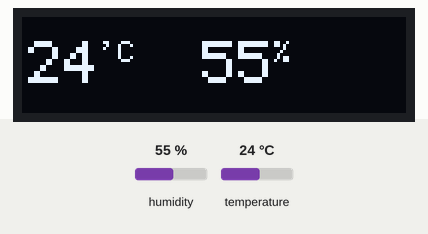
A sketch run on a simulated Arduino Uno, built with avr-gcc and run on an emulated ATmega328P. Shown: 128×32 one-colour display. The test bench sets the inputs (shaded band); at power-on: humidity 55 %, temperature 24 °C.

Above: at 10.2 s.
10.3 s: humidity set to 22 %
At 12.3 s:
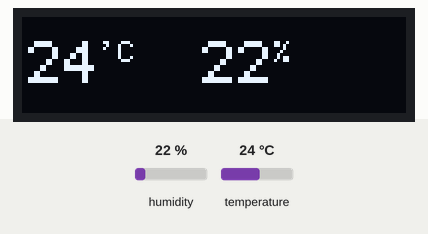
12.9 s: temperature set to 12 °C
At 13.8 s:
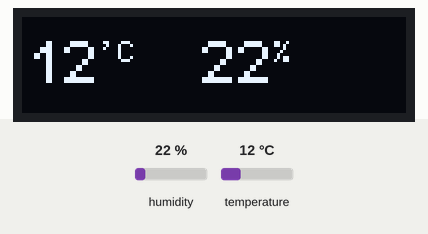
15.5 s: humidity set to 40 %
At 17.9 s:
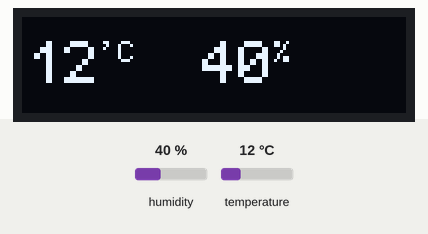
18.7 s: temperature set to 19 °C
At 20.5 s:
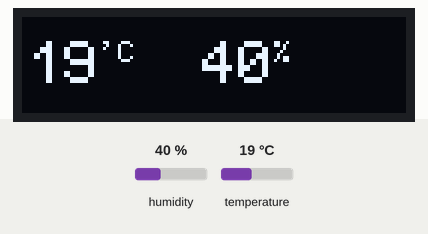
Timing chart, 0 to 22.0 s (numbered marks = the images above; inputs shaded):
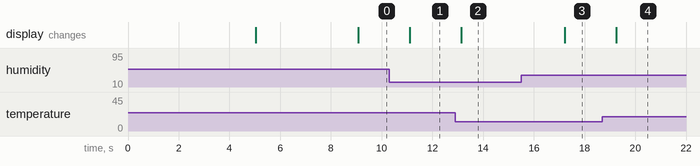

The sketch:

temper.ino
```cpp
// Test for minimum program size.

#include <Wire.h>
#include "SSD1306Ascii.h"
#include "SSD1306AsciiWire.h"

#include "DHT.h"
#define DHTPIN 2     // PIN D2

#define DHTTYPE DHT11   // DHT 11
//#define DHTTYPE DHT22   // DHT 22  (AM2302)
//#define DHTTYPE DHT21   // DHT 21 (AM2301)

DHT dht(DHTPIN, DHTTYPE);

// 0X3C+SA0 - 0x3C or 0x3D
#define I2C_ADDRESS 0x3C
// SDA - A4
// SCL - A5
// dht DATA PIN - D2

// Define proper RST_PIN if required.
#define RST_PIN -1

SSD1306AsciiWire oled;

void renderTemp(float t) {
  oled.set2X();
  oled.setCursor(2, 1);
  String tempStr = String(int(t));
  if (tempStr.length() == 1) tempStr = ' ' + tempStr;
  oled.print(tempStr);

  oled.set1X();
  oled.setCursor(26, 1);
  oled.print("'C");
}

void renderHum(float h) {
  oled.set2X();
  oled.setCursor(60, 1);
  String humStr = String(int(h));
  if (humStr .length() == 1) humStr  = ' ' + humStr ;

  oled.print(humStr);

  oled.set1X();
  oled.setCursor(84, 1);
  oled.print("%");
}


void setup() {
  delay(5000);

  dht.begin();

  Wire.begin();
  Wire.setClock(400000L);

#if RST_PIN >= 0
  oled.begin(&Adafruit128x32, I2C_ADDRESS, RST_PIN);
#else // RST_PIN >= 0
  oled.begin(&Adafruit128x32, I2C_ADDRESS);
#endif // RST_PIN >= 0
  oled.setFont(font5x7);
  oled.setCursor(10, 1);
  oled.println("Temperature - 'C");
  oled.setCursor(10, 3);
  oled.println("Humidity - %");
  delay(4000);
  oled.set2X();
  oled.clear();
}

//------------------------------------------------------------------------------

void loop() {

  float h = dht.readHumidity();

  float t = dht.readTemperature();

  if (isnan(h) || isnan(t)) {
    oled.setCursor(2, 1);
    oled.clearToEOL();
    oled.println("Read fail!");
    delay(2000);
    return;
  }

  renderTemp(t);
  renderHum(h);

  delay(2000);
}
```

Measured:
- after the input at 10.3 s, the display: changes after 0.82 s (image 1)
- after the input at 12.9 s, the display: changes after 0.25 s (image 2)
- after the input at 15.5 s, the display: changes after 1.7 s (image 3)
- after the input at 18.7 s, the display: changes after 0.54 s (image 4)
